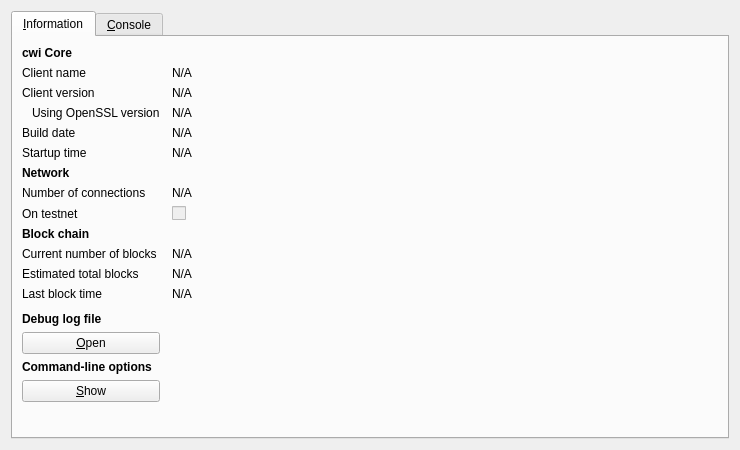
<?xml version="1.0" encoding="UTF-8"?>
<ui version="4.0">
 <class>RPCConsole</class>
 <widget class="QDialog" name="RPCConsole">
  <property name="geometry">
   <rect>
    <x>0</x>
    <y>0</y>
    <width>740</width>
    <height>450</height>
   </rect>
  </property>
  <property name="windowTitle">
   <string>cwi - Debug window</string>
  </property>
  <layout class="QVBoxLayout" name="verticalLayout_2">
   <item>
    <widget class="QTabWidget" name="tabWidget">
     <property name="currentIndex">
      <number>0</number>
     </property>
     <widget class="QWidget" name="tab_info">
      <attribute name="title">
       <string>&amp;Information</string>
      </attribute>
      <layout class="QGridLayout" name="gridLayout" columnstretch="0,1">
       <property name="horizontalSpacing">
        <number>12</number>
       </property>
       <item row="0" column="0">
        <widget class="QLabel" name="label_9">
         <property name="font">
          <font>
           <weight>75</weight>
           <bold>true</bold>
          </font>
         </property>
         <property name="text">
          <string>cwi Core</string>
         </property>
        </widget>
       </item>
       <item row="1" column="0">
        <widget class="QLabel" name="label_5">
         <property name="text">
          <string>Client name</string>
         </property>
        </widget>
       </item>
       <item row="1" column="1">
        <widget class="QLabel" name="clientName">
         <property name="cursor">
          <cursorShape>IBeamCursor</cursorShape>
         </property>
         <property name="text">
          <string>N/A</string>
         </property>
         <property name="textFormat">
          <enum>Qt::PlainText</enum>
         </property>
         <property name="textInteractionFlags">
          <set>Qt::LinksAccessibleByMouse|Qt::TextSelectableByKeyboard|Qt::TextSelectableByMouse</set>
         </property>
        </widget>
       </item>
       <item row="2" column="0">
        <widget class="QLabel" name="label_6">
         <property name="text">
          <string>Client version</string>
         </property>
        </widget>
       </item>
       <item row="2" column="1">
        <widget class="QLabel" name="clientVersion">
         <property name="cursor">
          <cursorShape>IBeamCursor</cursorShape>
         </property>
         <property name="text">
          <string>N/A</string>
         </property>
         <property name="textFormat">
          <enum>Qt::PlainText</enum>
         </property>
         <property name="textInteractionFlags">
          <set>Qt::LinksAccessibleByMouse|Qt::TextSelectableByKeyboard|Qt::TextSelectableByMouse</set>
         </property>
        </widget>
       </item>
       <item row="3" column="0">
        <widget class="QLabel" name="label_14">
         <property name="text">
          <string>Using OpenSSL version</string>
         </property>
         <property name="indent">
          <number>10</number>
         </property>
        </widget>
       </item>
       <item row="3" column="1">
        <widget class="QLabel" name="openSSLVersion">
         <property name="cursor">
          <cursorShape>IBeamCursor</cursorShape>
         </property>
         <property name="text">
          <string>N/A</string>
         </property>
         <property name="textFormat">
          <enum>Qt::PlainText</enum>
         </property>
         <property name="textInteractionFlags">
          <set>Qt::LinksAccessibleByMouse|Qt::TextSelectableByKeyboard|Qt::TextSelectableByMouse</set>
         </property>
        </widget>
       </item>
       <item row="4" column="0">
        <widget class="QLabel" name="label_12">
         <property name="text">
          <string>Build date</string>
         </property>
        </widget>
       </item>
       <item row="4" column="1">
        <widget class="QLabel" name="buildDate">
         <property name="cursor">
          <cursorShape>IBeamCursor</cursorShape>
         </property>
         <property name="text">
          <string>N/A</string>
         </property>
         <property name="textFormat">
          <enum>Qt::PlainText</enum>
         </property>
         <property name="textInteractionFlags">
          <set>Qt::LinksAccessibleByMouse|Qt::TextSelectableByKeyboard|Qt::TextSelectableByMouse</set>
         </property>
        </widget>
       </item>
       <item row="5" column="0">
        <widget class="QLabel" name="label_13">
         <property name="text">
          <string>Startup time</string>
         </property>
        </widget>
       </item>
       <item row="5" column="1">
        <widget class="QLabel" name="startupTime">
         <property name="cursor">
          <cursorShape>IBeamCursor</cursorShape>
         </property>
         <property name="text">
          <string>N/A</string>
         </property>
         <property name="textFormat">
          <enum>Qt::PlainText</enum>
         </property>
         <property name="textInteractionFlags">
          <set>Qt::LinksAccessibleByMouse|Qt::TextSelectableByKeyboard|Qt::TextSelectableByMouse</set>
         </property>
        </widget>
       </item>
       <item row="6" column="0">
        <widget class="QLabel" name="label_11">
         <property name="font">
          <font>
           <weight>75</weight>
           <bold>true</bold>
          </font>
         </property>
         <property name="text">
          <string>Network</string>
         </property>
        </widget>
       </item>
       <item row="7" column="0">
        <widget class="QLabel" name="label_7">
         <property name="text">
          <string>Number of connections</string>
         </property>
        </widget>
       </item>
       <item row="7" column="1">
        <widget class="QLabel" name="numberOfConnections">
         <property name="cursor">
          <cursorShape>IBeamCursor</cursorShape>
         </property>
         <property name="text">
          <string>N/A</string>
         </property>
         <property name="textFormat">
          <enum>Qt::PlainText</enum>
         </property>
         <property name="textInteractionFlags">
          <set>Qt::LinksAccessibleByMouse|Qt::TextSelectableByKeyboard|Qt::TextSelectableByMouse</set>
         </property>
        </widget>
       </item>
       <item row="8" column="0">
        <widget class="QLabel" name="label_8">
         <property name="text">
          <string>On testnet</string>
         </property>
        </widget>
       </item>
       <item row="8" column="1">
        <widget class="QCheckBox" name="isTestNet">
         <property name="enabled">
          <bool>false</bool>
         </property>
         <property name="text">
          <string/>
         </property>
        </widget>
       </item>
       <item row="9" column="0">
        <widget class="QLabel" name="label_10">
         <property name="font">
          <font>
           <weight>75</weight>
           <bold>true</bold>
          </font>
         </property>
         <property name="text">
          <string>Block chain</string>
         </property>
        </widget>
       </item>
       <item row="10" column="0">
        <widget class="QLabel" name="label_3">
         <property name="text">
          <string>Current number of blocks</string>
         </property>
        </widget>
       </item>
       <item row="10" column="1">
        <widget class="QLabel" name="numberOfBlocks">
         <property name="cursor">
          <cursorShape>IBeamCursor</cursorShape>
         </property>
         <property name="text">
          <string>N/A</string>
         </property>
         <property name="textFormat">
          <enum>Qt::PlainText</enum>
         </property>
         <property name="textInteractionFlags">
          <set>Qt::LinksAccessibleByMouse|Qt::TextSelectableByKeyboard|Qt::TextSelectableByMouse</set>
         </property>
        </widget>
       </item>
       <item row="11" column="0">
        <widget class="QLabel" name="label_4">
         <property name="text">
          <string>Estimated total blocks</string>
         </property>
        </widget>
       </item>
       <item row="11" column="1">
        <widget class="QLabel" name="totalBlocks">
         <property name="cursor">
          <cursorShape>IBeamCursor</cursorShape>
         </property>
         <property name="text">
          <string>N/A</string>
         </property>
         <property name="textFormat">
          <enum>Qt::PlainText</enum>
         </property>
         <property name="textInteractionFlags">
          <set>Qt::LinksAccessibleByMouse|Qt::TextSelectableByKeyboard|Qt::TextSelectableByMouse</set>
         </property>
        </widget>
       </item>
       <item row="12" column="0">
        <widget class="QLabel" name="label_2">
         <property name="text">
          <string>Last block time</string>
         </property>
        </widget>
       </item>
       <item row="12" column="1">
        <widget class="QLabel" name="lastBlockTime">
         <property name="cursor">
          <cursorShape>IBeamCursor</cursorShape>
         </property>
         <property name="text">
          <string>N/A</string>
         </property>
         <property name="textFormat">
          <enum>Qt::PlainText</enum>
         </property>
         <property name="textInteractionFlags">
          <set>Qt::LinksAccessibleByMouse|Qt::TextSelectableByKeyboard|Qt::TextSelectableByMouse</set>
         </property>
        </widget>
       </item>
       <item row="13" column="0">
        <spacer name="verticalSpacer_2">
         <property name="orientation">
          <enum>Qt::Vertical</enum>
         </property>
         <property name="sizeHint" stdset="0">
          <size>
           <width>20</width>
           <height>20</height>
          </size>
         </property>
        </spacer>
       </item>
       <item row="14" column="0">
        <widget class="QLabel" name="labelDebugLogfile">
         <property name="font">
          <font>
           <weight>75</weight>
           <bold>true</bold>
          </font>
         </property>
         <property name="text">
          <string>Debug log file</string>
         </property>
        </widget>
       </item>
       <item row="15" column="0">
        <widget class="QPushButton" name="openDebugLogfileButton">
         <property name="toolTip">
          <string>Open the cwi debug log file from the current data directory. This can take a few seconds for large log files.</string>
         </property>
         <property name="text">
          <string>&amp;Open</string>
         </property>
         <property name="autoDefault">
          <bool>false</bool>
         </property>
        </widget>
       </item>
       <item row="16" column="0">
        <widget class="QLabel" name="labelCLOptions">
         <property name="font">
          <font>
           <weight>75</weight>
           <bold>true</bold>
          </font>
         </property>
         <property name="text">
          <string>Command-line options</string>
         </property>
        </widget>
       </item>
       <item row="17" column="0">
        <widget class="QPushButton" name="showCLOptionsButton">
         <property name="toolTip">
          <string>Show the cwi-Qt help message to get a list with possible cwi command-line options.</string>
         </property>
         <property name="text">
          <string>&amp;Show</string>
         </property>
         <property name="autoDefault">
          <bool>false</bool>
         </property>
        </widget>
       </item>
       <item row="18" column="0">
        <spacer name="verticalSpacer">
         <property name="orientation">
          <enum>Qt::Vertical</enum>
         </property>
         <property name="sizeHint" stdset="0">
          <size>
           <width>20</width>
           <height>40</height>
          </size>
         </property>
        </spacer>
       </item>
      </layout>
     </widget>
     <widget class="QWidget" name="tab_console">
      <attribute name="title">
       <string>&amp;Console</string>
      </attribute>
      <layout class="QVBoxLayout" name="verticalLayout_3">
       <property name="spacing">
        <number>3</number>
       </property>
       <item>
        <widget class="QTextEdit" name="messagesWidget">
         <property name="minimumSize">
          <size>
           <width>0</width>
           <height>100</height>
          </size>
         </property>
         <property name="readOnly">
          <bool>true</bool>
         </property>
         <property name="tabKeyNavigation" stdset="0">
          <bool>false</bool>
         </property>
         <property name="columnCount" stdset="0">
          <number>2</number>
         </property>
        </widget>
       </item>
       <item>
        <layout class="QHBoxLayout" name="horizontalLayout">
         <property name="spacing">
          <number>3</number>
         </property>
         <item>
          <widget class="QLabel" name="label">
           <property name="text">
            <string notr="true">&gt;</string>
           </property>
          </widget>
         </item>
         <item>
          <widget class="QLineEdit" name="lineEdit"/>
         </item>
         <item>
          <widget class="QPushButton" name="clearButton">
           <property name="maximumSize">
            <size>
             <width>24</width>
             <height>24</height>
            </size>
           </property>
           <property name="toolTip">
            <string>Clear console</string>
           </property>
           <property name="text">
            <string/>
           </property>
           <property name="icon">
            <iconset resource="../bitcoin.qrc">
             <normaloff>:/icons/remove</normaloff>:/icons/remove</iconset>
           </property>
           <property name="shortcut">
            <string notr="true">Ctrl+L</string>
           </property>
           <property name="autoDefault">
            <bool>false</bool>
           </property>
          </widget>
         </item>
        </layout>
       </item>
      </layout>
     </widget>
    </widget>
   </item>
  </layout>
 </widget>
 <resources>
  <include location="../bitcoin.qrc"/>
 </resources>
 <connections/>
</ui>
